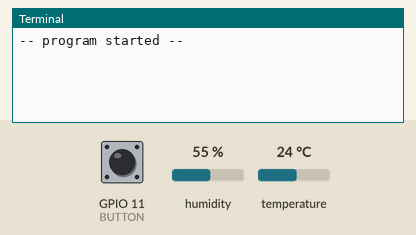
Recording of a program running on a simulated Raspberry Pi (BCM pin numbers). On the bench: the last lines printed to the terminal. The test bench sets the inputs (shaded band); at power-on: GPIO 11 (BUTTON) HIGH, humidity 55 %, temperature 24 °C. The clock reads 2024-03-15 10:24:30 at power-on unless the program sets it; files the program writes start out absent.

Above: at 1.2 s.
1.3 s: GPIO 11 (BUTTON) pulled LOW for 0.15 s
At 2.6 s:
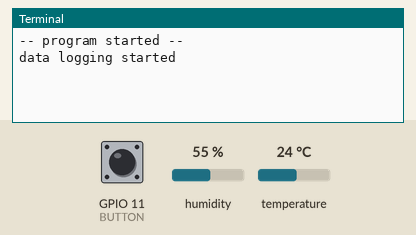
4.4 s: GPIO 11 (BUTTON) pulled LOW for 1 s
At 5.0 s:
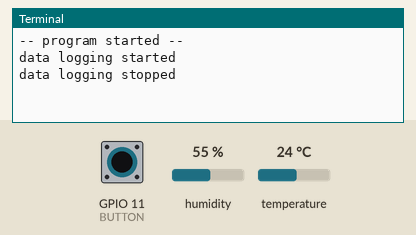
6.9 s: GPIO 11 (BUTTON) pulled LOW for 0.15 s
At 14.0 s:
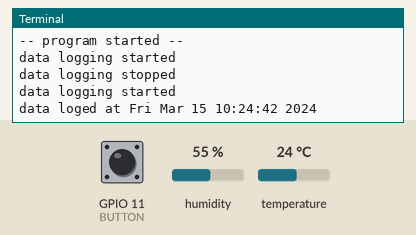

The program:

main.py
```python
import gpiozero as io
from time import time, ctime
from os.path import isfile
import Adafruit_DHT # library om de DHT11 uit te lezen

BUTTON = io.Button(11) # sluit knop aan op pin 11

FILELOCATION = "DHT11log.txt" # bestandslocatie voor het log bestand

# maak vars aan
writeData = False
previousTime = 0
timeBetweenLog = 5 # tijd in seconden tussen elke log

"""
ik durf te wedden dat niemand dit heeft toegevoegd
ik heb dit gedaan om het u wat gemakkelijker te maken
(pluspuntjes?)
"""
if isfile(FILELOCATION) is False: # maakt het log bestand aan als deze nog niet bestaat
    file = open(FILELOCATION, "w")
    file.close()
    del file # schoon var naam op

def stateChangeDetection():
    global writeData, previousTime, currentTime # waardes die aangepast worden worden global gemaakt
    writeData = not writeData # geeft de boolean de tegenovergestelde waarde --> true wordt false en false wordt true
    previousTime = currentTime # zet de vorige tijd gelijk aan de huidige tijd (wachttijd voor log wordt terug 5 seconden)
    if writeData: # print info in terminal
        print("data logging started")
    else:
        print("data logging stopped")

print("-- program started --")
while True: # main loop
    currentTime = time() # sla huidige tijd op in var

    BUTTON.when_activated = stateChangeDetection # voer functie uit als de knop wordt ingedrukt

    if writeData: # als er data geschereven mag worden
        vochtigheid, temperatuur = Adafruit_DHT.read_retry(Adafruit_DHT.DHT11, 4, 2) # lees de data van de DHT11 uit (2 staat voor hoevaak hij de data opnieuw zal proberen uit te lezen als er iets fout mocht gaan)
        if currentTime - previousTime > timeBetweenLog: # als de verlopen tijd groter dan 5 seconden is wordt de data gelogged
            if vochtigheid != None and temperatuur != None: # als de data succesvol uitgelezen wordt
                # open de logfile om de data naar toe te schrijven (de data wordt achter de oude data toegevoegd)
                with open(FILELOCATION, "a") as saveFile:
                    logTime = ctime() # lees de huidige tijd uit om te loggen in het bestand en in de terminal
                    print("data loged at %s" % logTime)
                    saveFile.write(f"{logTime} | temperature: {temperatuur}°C | humidity: {vochtigheid}%\n")
                previousTime = currentTime # stel de vorige tijd gelijk met de huidige tijd zodat er weer 5 seconden gewacht moet worden
            else: # als de data niet is uitgelezen
                print("failed to read sensor")
                # de vorige tijd wordt niet gelijk gesteld aan de huidige tijd zodat het programma niet terug 5 seconden hoeft te wachten om data te schrijven
```

Measured:
- after the input at 1.3 s, the terminal: prints a new line at once (image 1)
- after the input at 4.4 s, the terminal: prints a new line at once (image 2)
- after the input at 6.9 s, the terminal: prints a new line at once (image 3)
